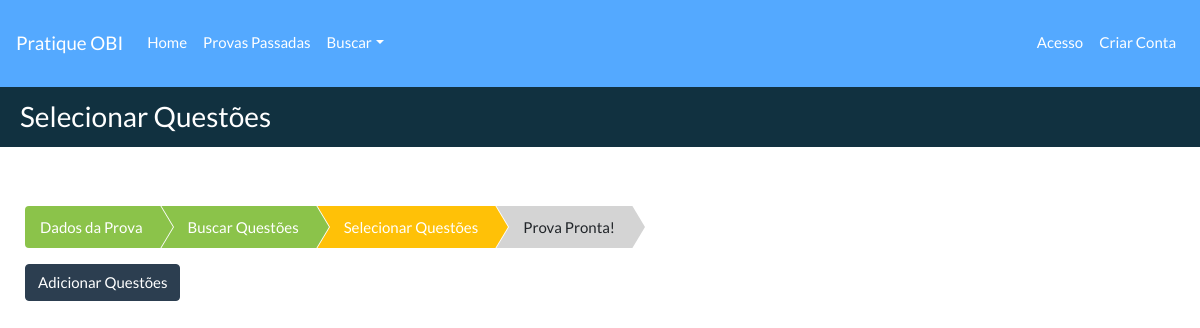
The page /usuario/minhasprovas/editar/16/adquestoes/16/ on the database as committed earlier.
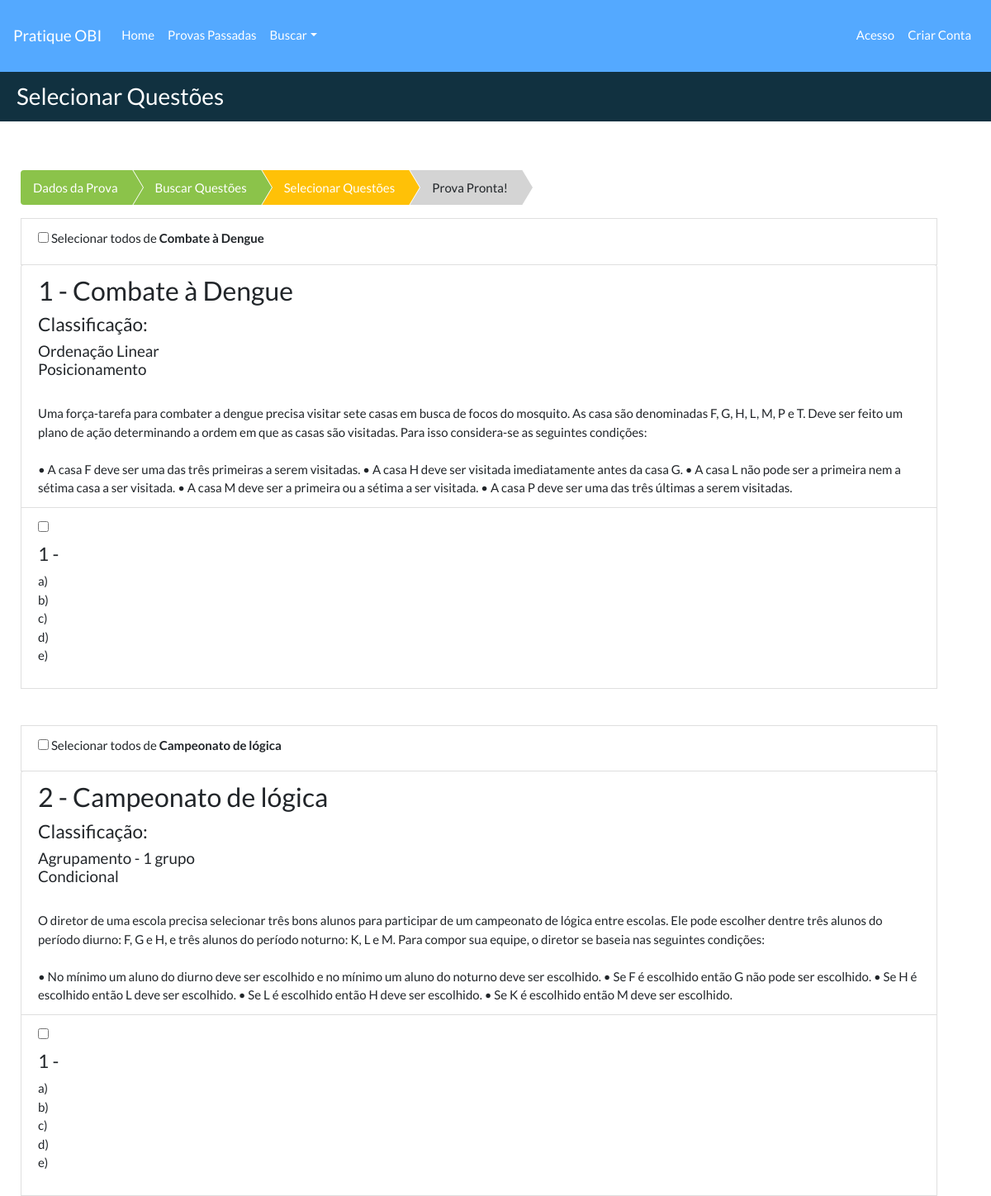
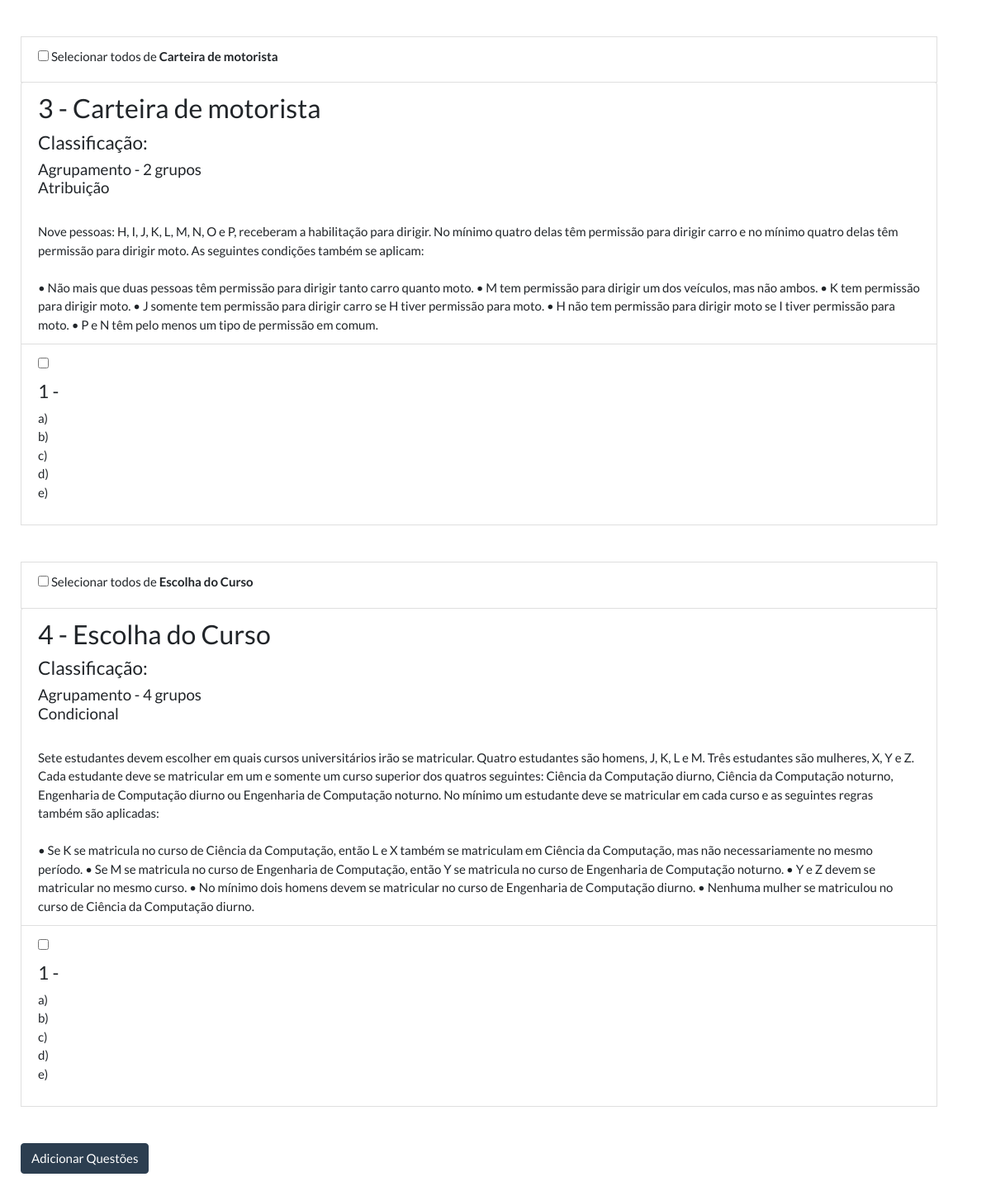
The same page on the database as committed later (2 pictures, top to bottom).
### provasobi/models.py (models this page shows, shortened)
class Problema(models.Model):
    codproblema = models.AutoField(db_column='codProblema', primary_key=True)
    numeroproblema = models.PositiveIntegerField(db_column='numeroProblema',
                                                 validators=[MinValueValidator(1)])
    tituloproblema = models.TextField(db_column='tituloProblema', blank=True, null=True)
    enunciadoproblema = models.TextField(db_column='enunciadoProblema', blank=True, null=True)
    regrasproblema = models.TextField(db_column='regrasProblema', blank=True, null=True)
    imgproblema = models.TextField(db_column='imgProblema', blank=True, null=True, default='')
    codprova = models.ForeignKey('Prova', models.CASCADE, db_column='codProva', blank=True, null=True)
    classificacao = models.ManyToManyField('Classificacao', blank=True)
    def recorte(self, filename):
        return 'problema/' + str(self.codprova.codprova) + '.' + filename.split('.')[-1]
    image = models.ImageField('Recorte', upload_to=recorte, blank=True, null=True)
    class Meta:
        managed = True
        db_table = 'problema'
        unique_together = ['codprova', 'tituloproblema']

class Classificacao(models.Model):
    codclassificacao = models.AutoField(db_column='codClassificacao', primary_key=True)
    tituloclassificacao = models.TextField(db_column='tituloClassificacao', blank=True, null=True)
    class Meta:
        managed = True
        db_table = 'classificacao'
        verbose_name_plural = 'Classificações'
        verbose_name = 'Classificação'

class Questao(models.Model):
    codquestao = models.AutoField(db_column='codQuestao', primary_key=True)  # Field name made lowercase.
    numeroquestao = models.PositiveIntegerField(db_column='numeroQuestao',
                                                validators=[MinValueValidator(1)])  # Field name made lowercase.
    enunciadoquestao = models.TextField(db_column='enunciadoQuestao', blank=True,
                                        null=True)  # Field name made lowercase.
    alternativas = models.TextField('Alternativas', null=True, blank=True)
    gabaritoquestao = models.CharField(db_column='gabaritoQuestao', max_length=10, blank=True, null=True)
    imgquestao = models.CharField(db_column='imgQuestao', max_length=300, blank=True, null=True, default='')
    codproblema = models.ForeignKey(Problema, models.CASCADE, db_column='codProblema', blank=True, null=True,
                                    related_name="cod_problemas_questao")
    explicativo = models.TextField('Explicação', null=True, blank=True)
    explicativo_imagem = models.ImageField('Imagem Explicativa ', null=True, blank=True)
    def recorte(self, filename):
        return 'questao/' + str(self.codproblema.codproblema) + '.' + filename.split('.')[-1]
    image = models.ImageField('Recorte', upload_to=recorte, null=True, blank=True)
    class Meta:
        managed = True
        db_table = 'questao'
        verbose_name_plural = 'Questões'
        verbose_name = 'Questão'
        unique_together = ['codproblema', 'numeroquestao']
    def get_alternativas(self):
        data = []
        letras = ['a', 'b', 'c', 'd', 'e']
        i = 0
        alternativas = self.alternativas.split('|')
        for alternativa in alternativas:
            data.append({'letraalternativa': letras[i], 'textoalternativa': alternativas[i]})
            i += 1
        return data

### usuarios/views.py (the view)
# urls.py: path('minhasprovas/editar/<int:codprova>/adquestoes/<int:pk>/', questoes_add, name='questoes_add'),
def questoes_add(request, codprova, pk):
    if request.method == "POST":
        provaperson = get_object_or_404(ProvaPerson, pk=codprova, autor=request.user.profile)
        id_questoes = request.POST.getlist('checks')
        for q in id_questoes:
            provaperson.questoes.add(q)
        return provaperson_pronta(request, codprova)
    else:
        problemas = Problema.objects.all().select_related('codprova').filter(codprova=pk)
        id_prob = []
        for p in problemas:
            id_prob.append(p)
        questoes = Questao.objects.all().select_related('codproblema').filter(codproblema__in=id_prob).order_by(
            'numeroquestao')  # .filter(codproblema__in=id_questoes)
        init = []
        end = []
        count = 0
        for p in problemas:
            init.append(questoes[count].numeroquestao)
            for q in questoes:
                if q.codproblema.codproblema == p.codproblema:
                    count = count + 1
            end.append(questoes[count - 1].numeroquestao)
    return render(request, 'novasprovas/addquestoes_select.html',
                  {'problemas': problemas, 'questoes': questoes, 'pk': pk,
                   'codprova': codprova, 'init': init, 'end': end})

### templates/novasprovas/addquestoes_select.html (shortened to what this page needs)
{% extends './addquestoes_resultado.html' %}
{% load static %}
{% block titulo %}
    Selecionar Questões
{% endblock %}
{% block container %}
    <link href="{% static 'css/breadcrumb.css' %}" rel="stylesheet">
    <br class="list-group">
    <ul class="breadcrumb">
        <li class="completed"><a href="{% url 'usuarios_obi:provaperson' %}">Dados da Prova</a></li>
        <li class="completed"><a href="{% url 'usuarios_obi:questoes_busca' codprova %}">Buscar Questões</a></li>
        <li class="active"><a href="">Selecionar Questões</a></li>
        <li><a>Prova Pronta!</a></li>
    </ul>
    <form method="POST" class="post-form">{% csrf_token %}
        {% for prob in problemas %}
            <a class="list-group-item">
                <div class="checkbox pull-left">
                    <label><input type="checkbox" onclick="toggle(this, {{ forloop.counter }}, {{ init }}, {{ end }})">
                        Selecionar todos de <b>{{ prob.tituloproblema }}</b></label>
                </div>
                <div class="pull-left form-control-inline">
                    <h3 class="list-group-item-heading">{{ prob.numeroproblema }} - {{ prob.tituloproblema }}</h3>
                    <h4>Classificação:</h4>
                    <h5>{% for f in prob.classificacao.all %}
                        {{ f.tituloclassificacao }}<br>
                    {% endfor %}</h5>
                    <br/>{{ prob.enunciadoproblema }}</br>
                    {% if prob.regrasproblema %}
                        <br>{{ prob.regrasproblema }}<br>
                    {% endif %}
                    {% if prob.imgproblema %}
                        {% load static %}
                    {% endif %}
                    {% for q in questoes %}
                        {% if q.codproblema.codproblema == prob.codproblema %}
                            <a class="list-group-item">
                                <div class="checkbox pull-left">
                                    <label>
                                        <input type="checkbox" name="checks" value="{{ q.codquestao }}"
                                               id="{{ q.codproblema.codproblema }}">
                                    </label>
                                </div>
                                <div class="pull-left form-control-inline">
                                    <h4 class="list-group-item-heading">{{ q.numeroquestao }}
                                        - {{ q.enunciadoquestao }}</h4>
                                    <p class="list-group-item-text">
                                        {% if q.imgquestao %}
                                            {% load static %}
                                        {% endif %}
                                        {% for a in q.get_alternativas %}
                                            {{ a.letraalternativa }}) {{ a.textoalternativa }} </br>
                                        {% endfor %}
                                    </p>
                                </div>
                            </a>
                        {% endif %}
                    {% endfor %}
                    <br class="pull-left form-control-inline"></br>
                </div>
            </a>
        {% endfor %}
        <div class="pull-left form-control-inline">
            <h4 class="list-group-item-heading">
                <button type="submit" class="btn btn-primary">Adicionar Questões</button>
            </h4>
        </div>
    </form>
{% endblock %}

Rows that differ between the two databases and show on the page:
added Problema: tituloproblema "Combate à Dengue", numeroproblema "1", enunciadoproblema "Uma força-tarefa para combater a dengue precisa visitar sete casas em busca de focos do mosquito. As casa são denominadas F, G, H, L, M, P e T. Deve ser feito um plano de ação determinando a ordem em que as casas são visitadas. Para isso considera-se as seguintes condições:", regrasproblema "• A casa F deve ser uma das três primeiras a serem visitadas. • A casa H deve ser visitada imediatamente antes da casa G. • A casa L não pode ser a primeira nem a sétima casa a ser visitada. • A casa M deve ser a primeira ou a sétima a ser visitada. • A casa P deve ser uma das três últimas a serem visitadas."
added Classificacao: tituloclassificacao "Ordenação Linear", shown under "Combate à Dengue"
added Classificacao: tituloclassificacao "Posicionamento", shown under "Combate à Dengue"
added Questao: numeroquestao "1", letraalternativa "a" "b" "c" "d" "e", shown under "Combate à Dengue"
added Problema: tituloproblema "Campeonato de lógica", numeroproblema "2", enunciadoproblema "O diretor de uma escola precisa selecionar três bons alunos para participar de um campeonato de lógica entre escolas. Ele pode escolher dentre três alunos do período diurno: F, G e H, e três alunos do período noturno: K, L e M. Para compor sua equipe, o diretor se baseia nas seguintes condições:", regrasproblema "• No mínimo um aluno do diurno deve ser escolhido e no mínimo um aluno do noturno deve ser escolhido. • Se F é escolhido então G não pode ser escolhido. • Se H é escolhido então L deve ser escolhido. • Se L é escolhido então H deve ser escolhido. • Se K é escolhido então M deve ser escolhido."
added Classificacao: tituloclassificacao "Agrupamento - 1 grupo", shown under "Campeonato de lógica"
added Classificacao: tituloclassificacao "Condicional"
added Questao: numeroquestao "1", letraalternativa "a" "b" "c" "d" "e", shown under "Campeonato de lógica"
added Problema: tituloproblema "Carteira de motorista", numeroproblema "3", enunciadoproblema "Nove pessoas: H, I, J, K, L, M, N, O e P, receberam a habilitação para dirigir. No mínimo quatro delas têm permissão para dirigir carro e no mínimo quatro delas têm permissão para dirigir moto. As seguintes condições também se aplicam:", regrasproblema "• Não mais que duas pessoas têm permissão para dirigir tanto carro quanto moto. • M tem permissão para dirigir um dos veículos, mas não ambos. • K tem permissão para dirigir moto. • J somente tem permissão para dirigir carro se H tiver permissão para moto. • H não tem permissão para dirigir moto se I tiver permissão para moto. • P e N têm pelo menos um tipo de permissão em comum."
added Classificacao: tituloclassificacao "Agrupamento - 2 grupos", shown under "Carteira de motorista"
added Classificacao: tituloclassificacao "Atribuição", shown under "Carteira de motorista"
added Questao: numeroquestao "1", letraalternativa "a" "b" "c" "d" "e", shown under "Carteira de motorista"
added Problema: tituloproblema "Escolha do Curso", numeroproblema "4", enunciadoproblema "Sete estudantes devem escolher em quais cursos universitários irão se matricular. Quatro estudantes são homens, J, K, L e M. Três estudantes são mulheres, X, Y e Z. Cada estudante deve se matricular em um e somente um curso superior dos quatros seguintes: Ciência da Computação diurno, Ciência da Computação noturno, Engenharia de Computação diurno ou Engenharia de Computação noturno. No mínimo um estudante deve se matricular em cada curso e as seguintes regras também são aplicadas:", regrasproblema "• Se K se matricula no curso de Ciência da Computação, então L e X também se matriculam em Ciência da Computação, mas não necessariamente no mesmo período. • Se M se matricula no curso de Engenharia de Computação, então Y se matricula no curso de Engenharia de Computação noturno. • Y e Z devem se matricular no mesmo curso. • No mínimo dois homens devem se matricular no curso de Engenharia de Computação diurno. • Nenhuma mulher se matriculou no curso de Ciência da Computação diurno."
added Classificacao: tituloclassificacao "Agrupamento - 4 grupos", shown under "Escolha do Curso"
added Questao: numeroquestao "1", letraalternativa "a" "b" "c" "d" "e", shown under "Escolha do Curso"
